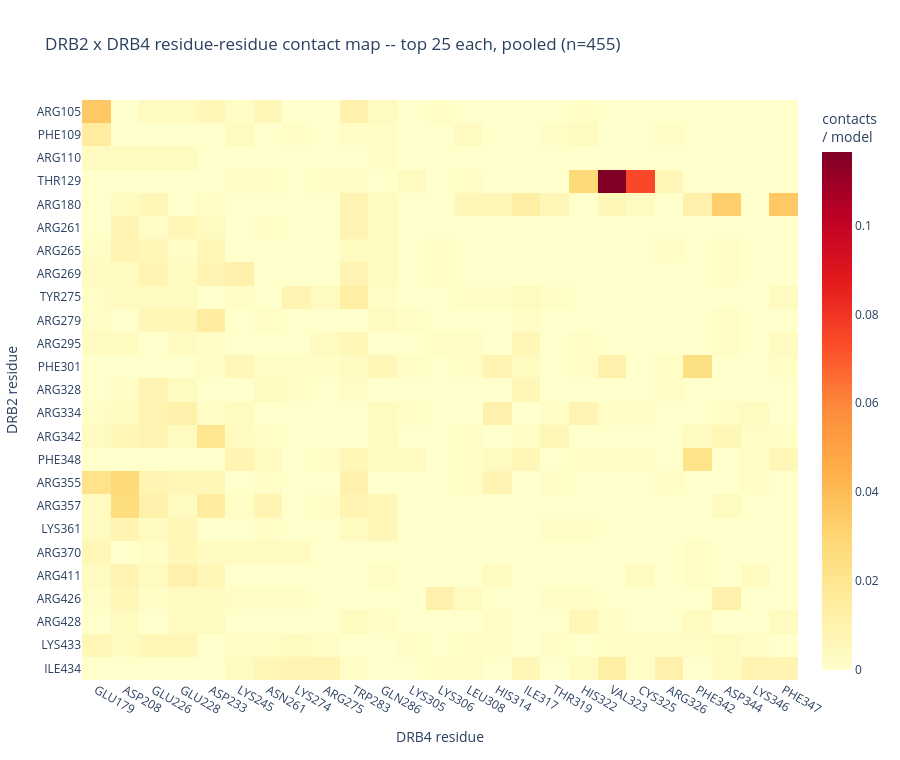

Notebook source saved alongside this figure:
### Code cell
# 2-D interface contact map: DRB2 residue x DRB4 residue, contact rate, pooled.
top_drb2_res = top_drb2["resnr"].tolist()
top_drb4_res = top_drb4["resnr_lig"].tolist()
pair = bc[bc["resnr"].isin(top_drb2_res) & bc["resnr_lig"].isin(top_drb4_res)]
mat = (pair.groupby(["resnr", "resnr_lig"], observed=True).size()
       .div(n_norm).unstack(fill_value=0)
       .reindex(index=sorted(top_drb2_res), columns=sorted(top_drb4_res), fill_value=0))
drb2_tick = {int(r): f"{bc.loc[bc['resnr']==r,'restype'].iloc[0]}{int(r)}" for r in mat.index}
drb4_tick = {int(c): f"{bc.loc[bc['resnr_lig']==c,'restype_lig'].iloc[0]}{int(c)}" for c in mat.columns}
fig = go.Figure(go.Heatmap(
    z=mat.values,
    x=[drb4_tick[c] for c in mat.columns], y=[drb2_tick[r] for r in mat.index],
    colorscale="YlOrRd",
    hovertemplate="DRB2 %{y}<br>DRB4 %{x}<br>%{z:.3f} contacts/model<extra></extra>",
    colorbar=dict(title="contacts<br>/ model")))
fig.update_layout(title=f"DRB2 x DRB4 residue-residue contact map -- top {TOP_N} each, pooled (n={n_norm})",
                  xaxis_title="DRB4 residue", yaxis_title="DRB2 residue",
                  yaxis=dict(autorange="reversed"), template=TEMPLATE, width=900, height=760)
save_fig(fig, "drb2_drb4_residue_contact_map.html", "residue_interface")

### Figure 1 — Plotly figure (JSON) as saved in the notebook; plotly's stock layout.template omitted (floating-point values rounded to 4 significant figures; data arrays with more than 128 entries replaced by an {"elided": "..."} marker saying what was removed)
{"data": [{"colorbar": {"title": {"text": "contacts<br>/ model"}}, "colorscale": [[0, "rgb(255,255,204)"], [0.125, "rgb(255,237,160)"], [0.25, "rgb(254,217,118)"], [0.375, "rgb(254,178,76)"], [0.5, "rgb(253,141,60)"], [0.625, "rgb(252,78,42)"], [0.75, "rgb(227,26,28)"], [0.875, "rgb(189,0,38)"], [1, "rgb(128,0,38)"]], "hovertemplate": "DRB2 %{y}<br>DRB4 %{x}<br>%{z:.3f} contacts/model<extra></extra>", "type": "heatmap", "x": ["GLU179", "ASP208", "GLU226", "GLU228", "ASP233", "LYS245", "ASN261", "LYS274", "ARG275", "TRP283", "GLN286", "LYS305", "LYS306", "LEU308", "HIS314", "ILE317", "THR319", "HIS322", "VAL323", "CYS325", "ARG326", "PHE342", "ASP344", "LYS346", "PHE347"], "y": ["ARG105", "PHE109", "ARG110", "THR129", "ARG180", "ARG261", "ARG265", "ARG269", "TYR275", "ARG279", "ARG295", "PHE301", "ARG328", "ARG334", "ARG342", "PHE348", "ARG355", "ARG357", "LYS361", "ARG370", "ARG411", "ARG426", "ARG428", "LYS433", "ILE434"], "z": {"elided": "25x25 float values"}}], "layout": {"height": 760, "title": {"text": "DRB2 x DRB4 residue-residue contact map -- top 25 each, pooled (n=455)"}, "width": 900, "xaxis": {"title": {"text": "DRB4 residue"}}, "yaxis": {"autorange": "reversed", "title": {"text": "DRB2 residue"}}}}
